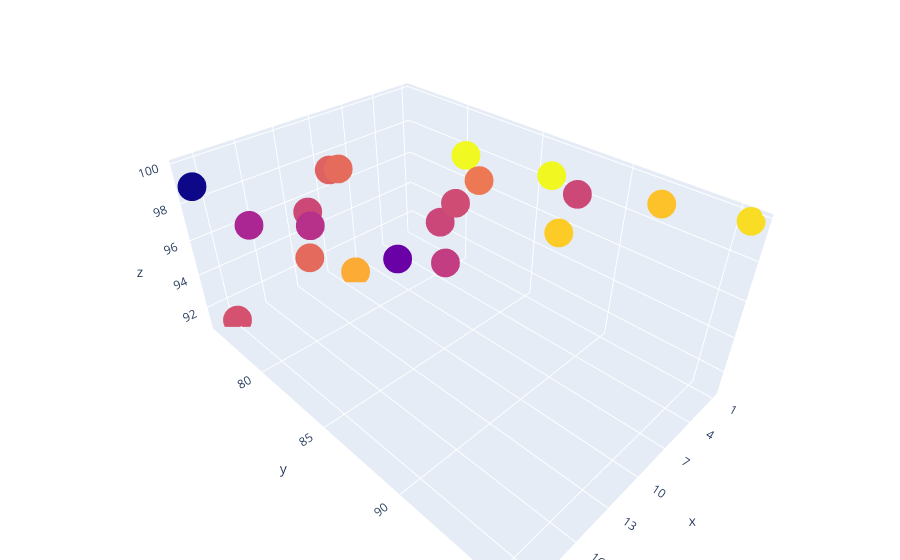

Notebook source saved alongside this figure:
### Markdown cell above
## 9.4 3D Scatter plot

As we know a 2D scatter plot can only express 2 numeric variable (hue can express only categorical not numeric)

But in plotly, we can use a 3d plot by adding an extra dimension with color and size to express 3 numeric variables.

In below plot, x axis express university world rank, y axis express teaching score,z axis express citiation number, color is research, size is total score in 2016

### Code cell
color_3d = rank_2016_20.research
rank_2016_20.total_score = rank_2016_20.total_score.astype(float)
# the size here is the diameter of the circle, it must be numeric
size_3d = rank_2016_20.total_score
trace = go.Scatter3d(
x = rank_2016_20.world_rank,
y = rank_2016_20.teaching,
z = rank_2016_20.citations,
mode = "markers",
# you can replace the size value by size_3d, and check the result
marker = dict ( color = color_3d,size = 10),
text = rank_2016_20.university_name
)
data6 = [trace]
layout = go.Layout(margin = dict(l=0,r=0,b=0,t=0))
fig = go.Figure(data = data6,layout = layout)
iplot(fig)

### Figure 1 — Plotly figure (JSON) as saved in the notebook; plotly's stock layout.template omitted (floating-point values rounded to 4 significant figures)
{"data": [{"marker": {"color": [97.6, 98.9, 96.2, 96.7, 88.6, 99.0, 91.9, 88.5, 95.0, 88.9, 90.4, 87.8, 91.1, 91.0, 82.2, 88.6, 86.9, 86.1, 89.3, 78.0], "size": 10}, "mode": "markers", "text": ["California Institute of Technology", "University of Oxford", "Stanford University", "University of Cambridge", "Massachusetts Institute of Technology", "Harvard University", "Princeton University", "Imperial College London", "ETH Zurich – Swiss Federal Institute of Technology Zurich", "University of Chicago", "Johns Hopkins University", "Yale University", "University of California, Berkeley", "University College London", "Columbia University", "University of California, Los Angeles", "University of Pennsylvania", "Cornell University", "University of Toronto", "Duke University"], "x": ["1", "2", "3", "4", "5", "6", "7", "8", "9", "10", "11", "12", "13", "14", "15", "16", "17", "18", "19", "20"], "y": [95.6, 86.5, 92.5, 88.2, 89.4, 83.6, 85.1, 83.3, 77.0, 85.7, 77.6, 86.5, 80.4, 78.1, 85.9, 80.8, 82.0, 77.9, 75.9, 76.0], "z": [99.8, 98.8, 99.9, 97.0, 99.7, 99.8, 99.3, 96.7, 91.1, 99.2, 98.2, 97.2, 99.7, 94.2, 98.1, 98.5, 98.6, 97.2, 90.9, 99.0], "type": "scatter3d"}], "layout": {"margin": {"b": 0, "l": 0, "r": 0, "t": 0}}}
